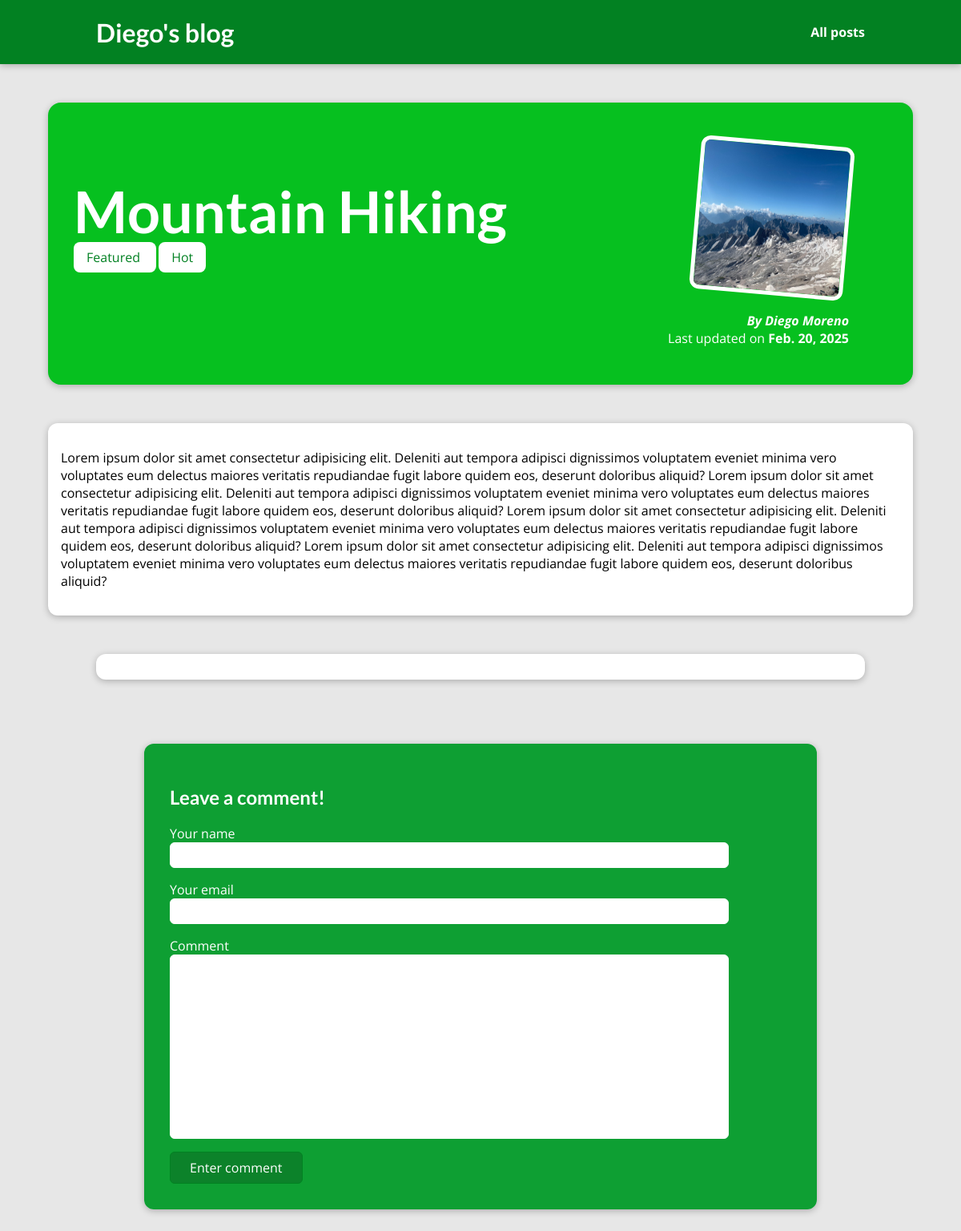
Page /posts/hike-in-the-moutains on the earlier database version.
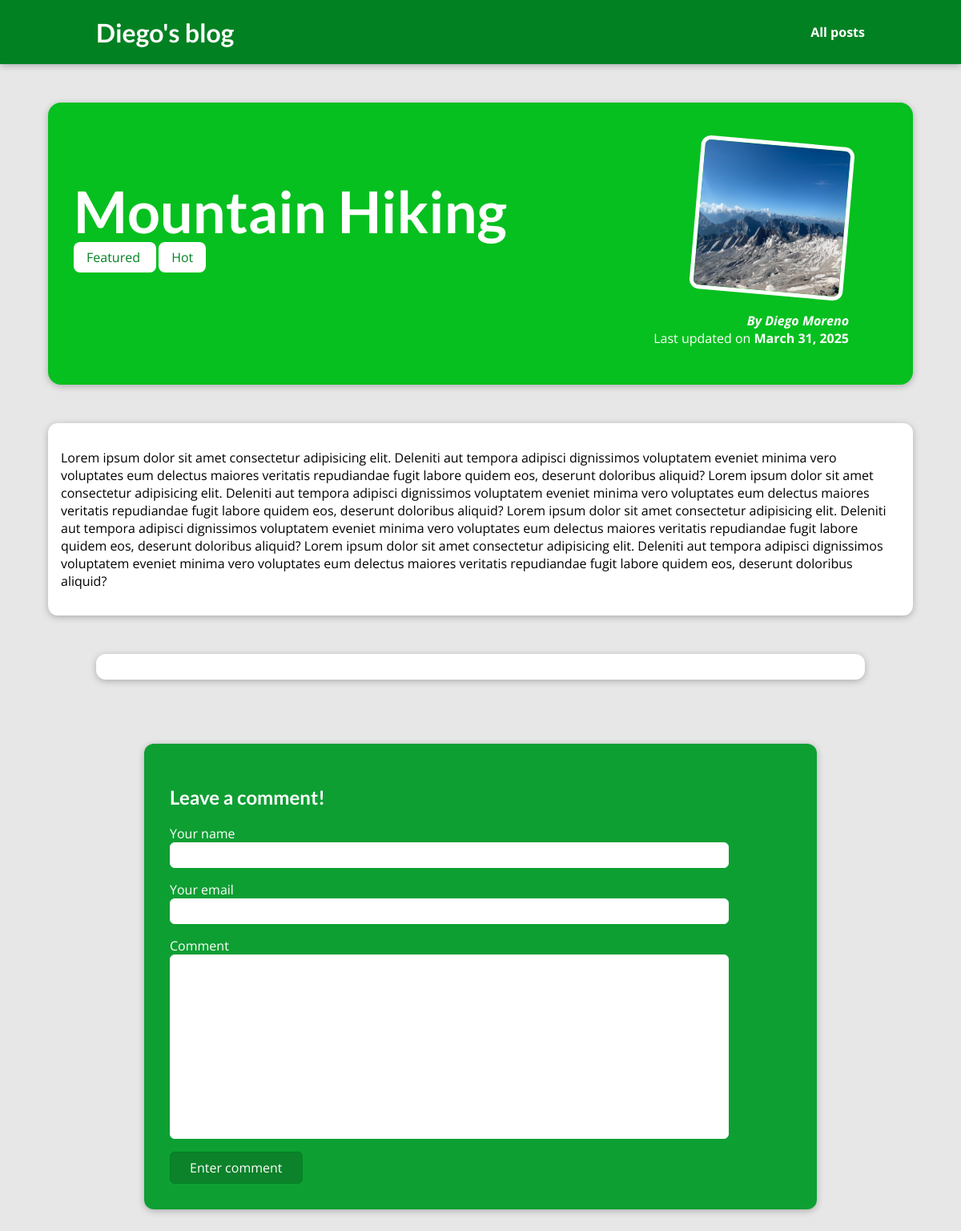
Same page on the later database version.
### blog/models.py (models this page shows, shortened)
class Post(models.Model):
    title = models.CharField(max_length=150)
    slug = models.SlugField(unique=True, db_index=True)
    image = models.ImageField(upload_to="images", null=True)
    author = models.ForeignKey("Author", on_delete=models.CASCADE)
    date = models.DateField(auto_now=True)
    excerpt = models.CharField(max_length=180)
    content = models.TextField(validators=[MinLengthValidator(10)])
    tag = models.ManyToManyField("Tag", related_query_name="tags")

class Author(models.Model):
    first_name = models.CharField(max_length=50)
    last_name = models.CharField(max_length=50)
    email = models.EmailField(max_length=254, null=True)
    def __str__(self):
        return self.first_name + " " + self.last_name

### blog/views.py (the view, shortened to what this page needs)
# urls.py: path("posts/<slug:slug>", views.PostDetailView.as_view(), name='blog-post-details'),
class PostDetailView(View):
    def get(self, request, slug):
        desired_post = get_object_or_404(Post, slug=slug)
        context = {
            "post": desired_post,
            "tags": desired_post.tag.all(),
            "comment_form": CommentForm(),
            "comments": desired_post.comments.all().order_by("-id")
        }
        return render(request, "blog/post_detail.html", context)

### blog/forms.py
class CommentForm(forms.ModelForm):
    class Meta:
        model = Comment
        exclude = ["post"]
        labels = {
            "user_name": "Your name",
            "user_email": "Your email",
            "text": "Comment"
        }

### blog/templates/blog/post_detail.html (shortened to what this page needs)
{% extends 'base.html' %}
{% load static %}
{% block css_files %}
    <link rel="stylesheet" href="{% static 'blog/all-posts.css' %}">
    <link rel="stylesheet" href="{% static 'blog/post-details.css' %}">
{% endblock css_files %}
{% block content %}
    <section id="summary">
        <h2> {{post.title}} </h2>
        <div>
        {% for tag in tags %}
            <span class="tag"> {{tag.caption}} </span>
        {% endfor %}
        </div>
        <article>
            <img src="{{ post.image.url }}" alt="{{post.title}}">
            <address>By <a href="mailto:{{ post.author.email }}"> {{post.author}} </a></address>
            <div>
                Last updated on <time datetime=""> {{post.date}} </time>
            </div>
        </article>
    </section>
    <main>
        <p>
            {{post.content | linebreaks}}
        </p>
    </main>
    <section id="comments">
    </section>
    <section id="comment-form">
        <h2>Leave a comment!</h2>
        <form action="{% url 'blog-post-details' post.slug %}" method="POST">
            {% for form_field in comment_form %}
                <div class="form-control">
                    {{ form_field.label }}
                    {{ form_field }}
                </div>
                {% endfor %}
                <button>Enter comment</button>
        </form>
    </section>
{% endblock content %}

Differences in the rows shown:
changed Post "Mountain Hiking": date "Feb. 20, 2025" → "March 31, 2025"
